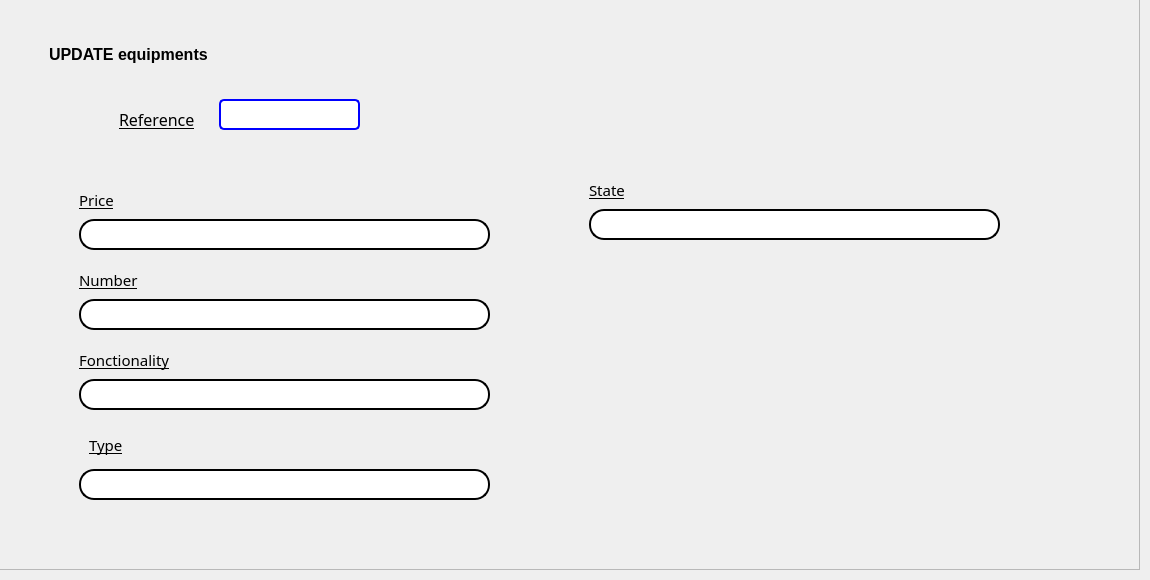
      <widget class="QWidget" name="tab_3">
       <attribute name="title">
        <string>Page</string>
       </attribute>
       <widget class="QFrame" name="frame_10">
        <property name="geometry">
         <rect>
          <x>-1</x>
          <y>-1</y>
          <width>1141</width>
          <height>571</height>
         </rect>
        </property>
        <property name="frameShape">
         <enum>QFrame::StyledPanel</enum>
        </property>
        <property name="frameShadow">
         <enum>QFrame::Raised</enum>
        </property>
        <widget class="QLabel" name="label_5">
         <property name="geometry">
          <rect>
           <x>50</x>
           <y>40</y>
           <width>211</width>
           <height>31</height>
          </rect>
         </property>
         <property name="font">
          <font>
           <pointsize>12</pointsize>
           <weight>75</weight>
           <bold>true</bold>
          </font>
         </property>
         <property name="text">
          <string>UPDATE equipments</string>
         </property>
        </widget>
        <widget class="QLineEdit" name="updateCin_LE">
         <property name="geometry">
          <rect>
           <x>220</x>
           <y>100</y>
           <width>141</width>
           <height>31</height>
          </rect>
         </property>
         <property name="styleSheet">
          <string notr="true">
    border: 2px solid black;
    border-radius:5px ;
    padding: 3px;
    border-color: blue;


</string>
         </property>
        </widget>
        <widget class="QLabel" name="label_9">
         <property name="geometry">
          <rect>
           <x>120</x>
           <y>100</y>
           <width>91</width>
           <height>41</height>
          </rect>
         </property>
         <property name="font">
          <font>
           <family>Myanmar Text</family>
           <pointsize>12</pointsize>
           <underline>true</underline>
          </font>
         </property>
         <property name="text">
          <string>Reference</string>
         </property>
        </widget>
        <widget class="QLineEdit" name="updateEmail_LE">
         <property name="geometry">
          <rect>
           <x>590</x>
           <y>210</y>
           <width>411</width>
           <height>31</height>
          </rect>
         </property>
         <property name="styleSheet">
          <string notr="true">QLineEdit {
    border: 2px solid black;
    border-radius: 15px;
    padding: 5px;
    background-color: rgba(255, 255, 255);
    color: black;
}

QLineEdit:focus {
    border-color: black;
    background-color: rgba(248, 248, 248, 1);
}
</string>
         </property>
        </widget>
        <widget class="QLabel" name="label_23">
         <property name="geometry">
          <rect>
           <x>80</x>
           <y>340</y>
           <width>111</width>
           <height>41</height>
          </rect>
         </property>
         <property name="font">
          <font>
           <family>Myanmar Text</family>
           <pointsize>11</pointsize>
           <underline>true</underline>
          </font>
         </property>
         <property name="text">
          <string>Fonctionality</string>
         </property>
        </widget>
        <widget class="QLabel" name="label_22">
         <property name="geometry">
          <rect>
           <x>80</x>
           <y>260</y>
           <width>291</width>
           <height>41</height>
          </rect>
         </property>
         <property name="font">
          <font>
           <family>Myanmar Text</family>
           <pointsize>11</pointsize>
           <underline>true</underline>
          </font>
         </property>
         <property name="text">
          <string>Number</string>
         </property>
        </widget>
        <widget class="QLabel" name="label_13">
         <property name="geometry">
          <rect>
           <x>80</x>
           <y>180</y>
           <width>291</width>
           <height>41</height>
          </rect>
         </property>
         <property name="font">
          <font>
           <family>Myanmar Text</family>
           <pointsize>11</pointsize>
           <underline>true</underline>
          </font>
         </property>
         <property name="text">
          <string>Price</string>
         </property>
        </widget>
        <widget class="QLineEdit" name="updateGenre_LE">
         <property name="geometry">
          <rect>
           <x>80</x>
           <y>470</y>
           <width>411</width>
           <height>31</height>
          </rect>
         </property>
         <property name="styleSheet">
          <string notr="true">QLineEdit {
    border: 2px solid black;
    border-radius: 15px;
    padding: 5px;
    background-color: rgba(255, 255, 255);
    color: black;
}

QLineEdit:focus {
    border-color: black;
    background-color: rgba(248, 248, 248, 1);
}
</string>
         </property>
        </widget>
        <widget class="QLabel" name="label_36">
         <property name="geometry">
          <rect>
           <x>590</x>
           <y>170</y>
           <width>291</width>
           <height>41</height>
          </rect>
         </property>
         <property name="font">
          <font>
           <family>Myanmar Text</family>
           <pointsize>11</pointsize>
           <underline>true</underline>
          </font>
         </property>
         <property name="text">
          <string>State</string>
         </property>
        </widget>
        <widget class="QLineEdit" name="updateAdresse_LE">
         <property name="geometry">
          <rect>
           <x>80</x>
           <y>380</y>
           <width>411</width>
           <height>31</height>
          </rect>
         </property>
         <property name="styleSheet">
          <string notr="true">QLineEdit {
    border: 2px solid black;
    border-radius: 15px;
    padding: 5px;
    background-color: rgba(255, 255, 255);
    color: black;
}

QLineEdit:focus {
    border-color: black;
    background-color: rgba(248, 248, 248, 1);
}
</string>
         </property>
        </widget>
        <widget class="QLineEdit" name="updateNom_LE">
         <property name="geometry">
          <rect>
           <x>80</x>
           <y>220</y>
           <width>411</width>
           <height>31</height>
          </rect>
         </property>
         <property name="styleSheet">
          <string notr="true">QLineEdit {
    border: 2px solid black;
    border-radius: 15px;
    padding: 10px;
    background-color: rgba(255, 255, 255);
    color: black;
}

QLineEdit:focus {
    border-color: black;
    background-color: rgba(248, 248, 248, 1);
}
</string>
         </property>
        </widget>
        <widget class="QLabel" name="label_35">
         <property name="geometry">
          <rect>
           <x>90</x>
           <y>430</y>
           <width>61</width>
           <height>31</height>
          </rect>
         </property>
         <property name="font">
          <font>
           <family>Myanmar Text</family>
           <pointsize>11</pointsize>
           <underline>true</underline>
          </font>
         </property>
         <property name="text">
          <string>Type</string>
         </property>
        </widget>
        <widget class="QLineEdit" name="updatePrenom_LE">
         <property name="geometry">
          <rect>
           <x>80</x>
           <y>300</y>
           <width>411</width>
           <height>31</height>
          </rect>
         </property>
         <property name="styleSheet">
          <string notr="true">QLineEdit {
    border: 2px solid black;
    border-radius: 15px;
    padding: 5px;
    background-color: rgba(255, 255, 255);
    color: black;
}

QLineEdit:focus {
    border-color: black;
    background-color: rgba(248, 248, 248, 1);
}
</string>
         </property>
        </widget>
       </widget>
      </widget>
